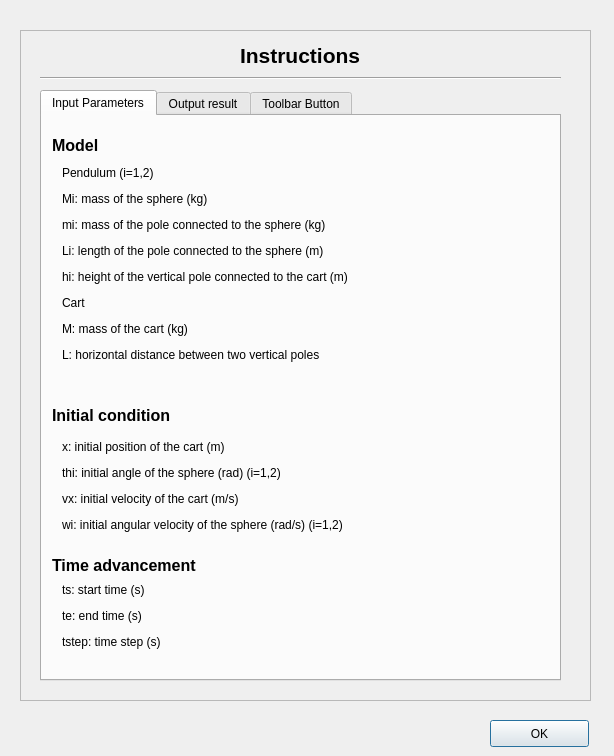
<?xml version="1.0" encoding="UTF-8"?>
<ui version="4.0">
 <class>HelpDialog</class>
 <widget class="QDialog" name="HelpDialog">
  <property name="geometry">
   <rect>
    <x>0</x>
    <y>0</y>
    <width>614</width>
    <height>756</height>
   </rect>
  </property>
  <property name="windowTitle">
   <string>Help</string>
  </property>
  <widget class="QFrame" name="frame">
   <property name="geometry">
    <rect>
     <x>20</x>
     <y>30</y>
     <width>571</width>
     <height>671</height>
    </rect>
   </property>
   <property name="frameShape">
    <enum>QFrame::StyledPanel</enum>
   </property>
   <property name="frameShadow">
    <enum>QFrame::Raised</enum>
   </property>
   <widget class="QLabel" name="label">
    <property name="geometry">
     <rect>
      <x>220</x>
      <y>0</y>
      <width>131</width>
      <height>51</height>
     </rect>
    </property>
    <property name="text">
     <string>&lt;html&gt;&lt;head/&gt;&lt;body&gt;&lt;p&gt;&lt;span style=&quot; font-size:16pt; font-weight:600;&quot;&gt;Instructions&lt;/span&gt;&lt;/p&gt;&lt;/body&gt;&lt;/html&gt;</string>
    </property>
   </widget>
   <widget class="Line" name="line">
    <property name="geometry">
     <rect>
      <x>20</x>
      <y>40</y>
      <width>521</width>
      <height>16</height>
     </rect>
    </property>
    <property name="orientation">
     <enum>Qt::Horizontal</enum>
    </property>
   </widget>
   <widget class="QTabWidget" name="tabWidget">
    <property name="geometry">
     <rect>
      <x>20</x>
      <y>60</y>
      <width>521</width>
      <height>591</height>
     </rect>
    </property>
    <property name="currentIndex">
     <number>0</number>
    </property>
    <widget class="QWidget" name="tab">
     <attribute name="title">
      <string>Input Parameters</string>
     </attribute>
     <widget class="QLabel" name="label_2">
      <property name="geometry">
       <rect>
        <x>10</x>
        <y>20</y>
        <width>61</width>
        <height>17</height>
       </rect>
      </property>
      <property name="text">
       <string>&lt;html&gt;&lt;head/&gt;&lt;body&gt;&lt;p&gt;&lt;span style=&quot; font-size:12pt; font-weight:600;&quot;&gt;Model&lt;/span&gt;&lt;/p&gt;&lt;/body&gt;&lt;/html&gt;</string>
      </property>
     </widget>
     <widget class="QLabel" name="label_3">
      <property name="geometry">
       <rect>
        <x>20</x>
        <y>50</y>
        <width>431</width>
        <height>231</height>
       </rect>
      </property>
      <property name="text">
       <string>&lt;html&gt;&lt;head/&gt;&lt;body&gt;&lt;p&gt;Pendulum (i=1,2)&lt;/p&gt;&lt;p&gt;Mi: mass of the sphere (kg)&lt;/p&gt;&lt;p&gt;mi: mass of the pole connected to the sphere (kg)&lt;/p&gt;&lt;p&gt;Li: length of the pole connected to the sphere (m)&lt;/p&gt;&lt;p&gt;hi: height of the vertical pole connected to the cart (m)&lt;/p&gt;&lt;p&gt;Cart&lt;/p&gt;&lt;p&gt;M: mass of the cart (kg)&lt;/p&gt;&lt;p&gt;L: horizontal distance between two vertical poles&lt;/p&gt;&lt;p&gt;&lt;br/&gt;&lt;/p&gt;&lt;/body&gt;&lt;/html&gt;</string>
      </property>
     </widget>
     <widget class="QLabel" name="label_4">
      <property name="geometry">
       <rect>
        <x>10</x>
        <y>290</y>
        <width>131</width>
        <height>17</height>
       </rect>
      </property>
      <property name="text">
       <string>&lt;html&gt;&lt;head/&gt;&lt;body&gt;&lt;p&gt;&lt;span style=&quot; font-size:12pt; font-weight:600;&quot;&gt;Initial condition&lt;/span&gt;&lt;/p&gt;&lt;/body&gt;&lt;/html&gt;</string>
      </property>
     </widget>
     <widget class="QLabel" name="label_5">
      <property name="geometry">
       <rect>
        <x>20</x>
        <y>310</y>
        <width>431</width>
        <height>121</height>
       </rect>
      </property>
      <property name="text">
       <string>&lt;html&gt;&lt;head/&gt;&lt;body&gt;&lt;p&gt;x: initial position of the cart (m)&lt;/p&gt;&lt;p&gt;thi: initial angle of the sphere (rad) (i=1,2)&lt;/p&gt;&lt;p&gt;vx: initial velocity of the cart (m/s)&lt;/p&gt;&lt;p&gt;wi: initial angular velocity of the sphere (rad/s) (i=1,2) &lt;/p&gt;&lt;/body&gt;&lt;/html&gt;</string>
      </property>
     </widget>
     <widget class="QLabel" name="label_6">
      <property name="geometry">
       <rect>
        <x>10</x>
        <y>440</y>
        <width>151</width>
        <height>17</height>
       </rect>
      </property>
      <property name="text">
       <string>&lt;html&gt;&lt;head/&gt;&lt;body&gt;&lt;p&gt;&lt;span style=&quot; font-size:12pt; font-weight:600;&quot;&gt;Time advancement&lt;/span&gt;&lt;/p&gt;&lt;/body&gt;&lt;/html&gt;</string>
      </property>
     </widget>
     <widget class="QLabel" name="label_7">
      <property name="geometry">
       <rect>
        <x>20</x>
        <y>460</y>
        <width>431</width>
        <height>81</height>
       </rect>
      </property>
      <property name="text">
       <string>&lt;html&gt;&lt;head/&gt;&lt;body&gt;&lt;p&gt;ts: start time (s)&lt;/p&gt;&lt;p&gt;te: end time (s)&lt;/p&gt;&lt;p&gt;tstep: time step (s)&lt;/p&gt;&lt;/body&gt;&lt;/html&gt;</string>
      </property>
     </widget>
    </widget>
    <widget class="QWidget" name="tab_2">
     <attribute name="title">
      <string>Output result</string>
     </attribute>
     <widget class="QLabel" name="label_8">
      <property name="geometry">
       <rect>
        <x>40</x>
        <y>60</y>
        <width>431</width>
        <height>121</height>
       </rect>
      </property>
      <property name="text">
       <string>&lt;html&gt;&lt;head/&gt;&lt;body&gt;&lt;p&gt;x: initial position of the cart (m)&lt;/p&gt;&lt;p&gt;thi: initial angle of the sphere (rad) (i=1,2)&lt;/p&gt;&lt;p&gt;vx: initial velocity of the cart (m/s)&lt;/p&gt;&lt;p&gt;wi: initial angular velocity of the sphere (rad/s) (i=1,2) &lt;/p&gt;&lt;/body&gt;&lt;/html&gt;</string>
      </property>
     </widget>
    </widget>
    <widget class="QWidget" name="tab_3">
     <attribute name="title">
      <string>Toolbar Button</string>
     </attribute>
     <widget class="QLabel" name="label_9">
      <property name="geometry">
       <rect>
        <x>40</x>
        <y>30</y>
        <width>431</width>
        <height>441</height>
       </rect>
      </property>
      <property name="text">
       <string>&lt;!DOCTYPE HTML PUBLIC &quot;-//W3C//DTD HTML 4.0//EN&quot; &quot;http://www.w3.org/TR/REC-html40/strict.dtd&quot;&gt;
&lt;html&gt;&lt;head&gt;&lt;meta name=&quot;qrichtext&quot; content=&quot;1&quot; /&gt;&lt;style type=&quot;text/css&quot;&gt;
p, li { white-space: pre-wrap; }
&lt;/style&gt;&lt;/head&gt;&lt;body style=&quot; font-family:'Ubuntu'; font-size:11pt; font-weight:400; font-style:normal;&quot;&gt;
&lt;p style=&quot; margin-top:12px; margin-bottom:12px; margin-left:0px; margin-right:0px; -qt-block-indent:0; text-indent:0px;&quot;&gt;&lt;span style=&quot; font-weight:600;&quot;&gt;Export input&lt;/span&gt;: save the current input parameters into an external file&lt;/p&gt;
&lt;p style=&quot; margin-top:12px; margin-bottom:12px; margin-left:0px; margin-right:0px; -qt-block-indent:0; text-indent:0px;&quot;&gt;&lt;span style=&quot; font-weight:600;&quot;&gt;Import input&lt;/span&gt;: read the input from the selected external file&lt;/p&gt;
&lt;p style=&quot; margin-top:12px; margin-bottom:12px; margin-left:0px; margin-right:0px; -qt-block-indent:0; text-indent:0px;&quot;&gt;&lt;span style=&quot; font-weight:600;&quot;&gt;Initialize&lt;/span&gt;: initialize the simulation after reading the input information&lt;/p&gt;
&lt;p style=&quot; margin-top:12px; margin-bottom:12px; margin-left:0px; margin-right:0px; -qt-block-indent:0; text-indent:0px;&quot;&gt;&lt;span style=&quot; font-weight:600;&quot;&gt;Simulate&lt;/span&gt;: start the solver engine and time advancement&lt;/p&gt;
&lt;p style=&quot; margin-top:12px; margin-bottom:12px; margin-left:0px; margin-right:0px; -qt-block-indent:0; text-indent:0px;&quot;&gt;&lt;span style=&quot; font-weight:600;&quot;&gt;Reset&lt;/span&gt;: reset the system back to the initial status&lt;/p&gt;
&lt;p style=&quot; margin-top:12px; margin-bottom:12px; margin-left:0px; margin-right:0px; -qt-block-indent:0; text-indent:0px;&quot;&gt;&lt;span style=&quot; font-weight:600;&quot;&gt;Save result&lt;/span&gt;: save the calculation results into the file&lt;/p&gt;
&lt;p style=&quot; margin-top:12px; margin-bottom:12px; margin-left:0px; margin-right:0px; -qt-block-indent:0; text-indent:0px;&quot;&gt;&lt;span style=&quot; font-weight:600;&quot;&gt;Help&lt;/span&gt;: prompt the help information&lt;/p&gt;
&lt;p style=&quot; margin-top:12px; margin-bottom:12px; margin-left:0px; margin-right:0px; -qt-block-indent:0; text-indent:0px;&quot;&gt;&lt;span style=&quot; font-weight:600;&quot;&gt;About&lt;/span&gt;: prompt the author information&lt;/p&gt;
&lt;p style=&quot; margin-top:12px; margin-bottom:12px; margin-left:0px; margin-right:0px; -qt-block-indent:0; text-indent:0px;&quot;&gt;&lt;span style=&quot; font-weight:600;&quot;&gt;Exit&lt;/span&gt;: exit&lt;/p&gt;
&lt;p style=&quot; margin-top:12px; margin-bottom:12px; margin-left:0px; margin-right:0px; -qt-block-indent:0; text-indent:0px;&quot;&gt;&lt;br /&gt;&lt;/p&gt;&lt;/body&gt;&lt;/html&gt;</string>
      </property>
     </widget>
    </widget>
   </widget>
  </widget>
  <widget class="QPushButton" name="pushButton">
   <property name="geometry">
    <rect>
     <x>490</x>
     <y>720</y>
     <width>99</width>
     <height>27</height>
    </rect>
   </property>
   <property name="text">
    <string>OK</string>
   </property>
  </widget>
 </widget>
 <resources/>
 <connections/>
</ui>
